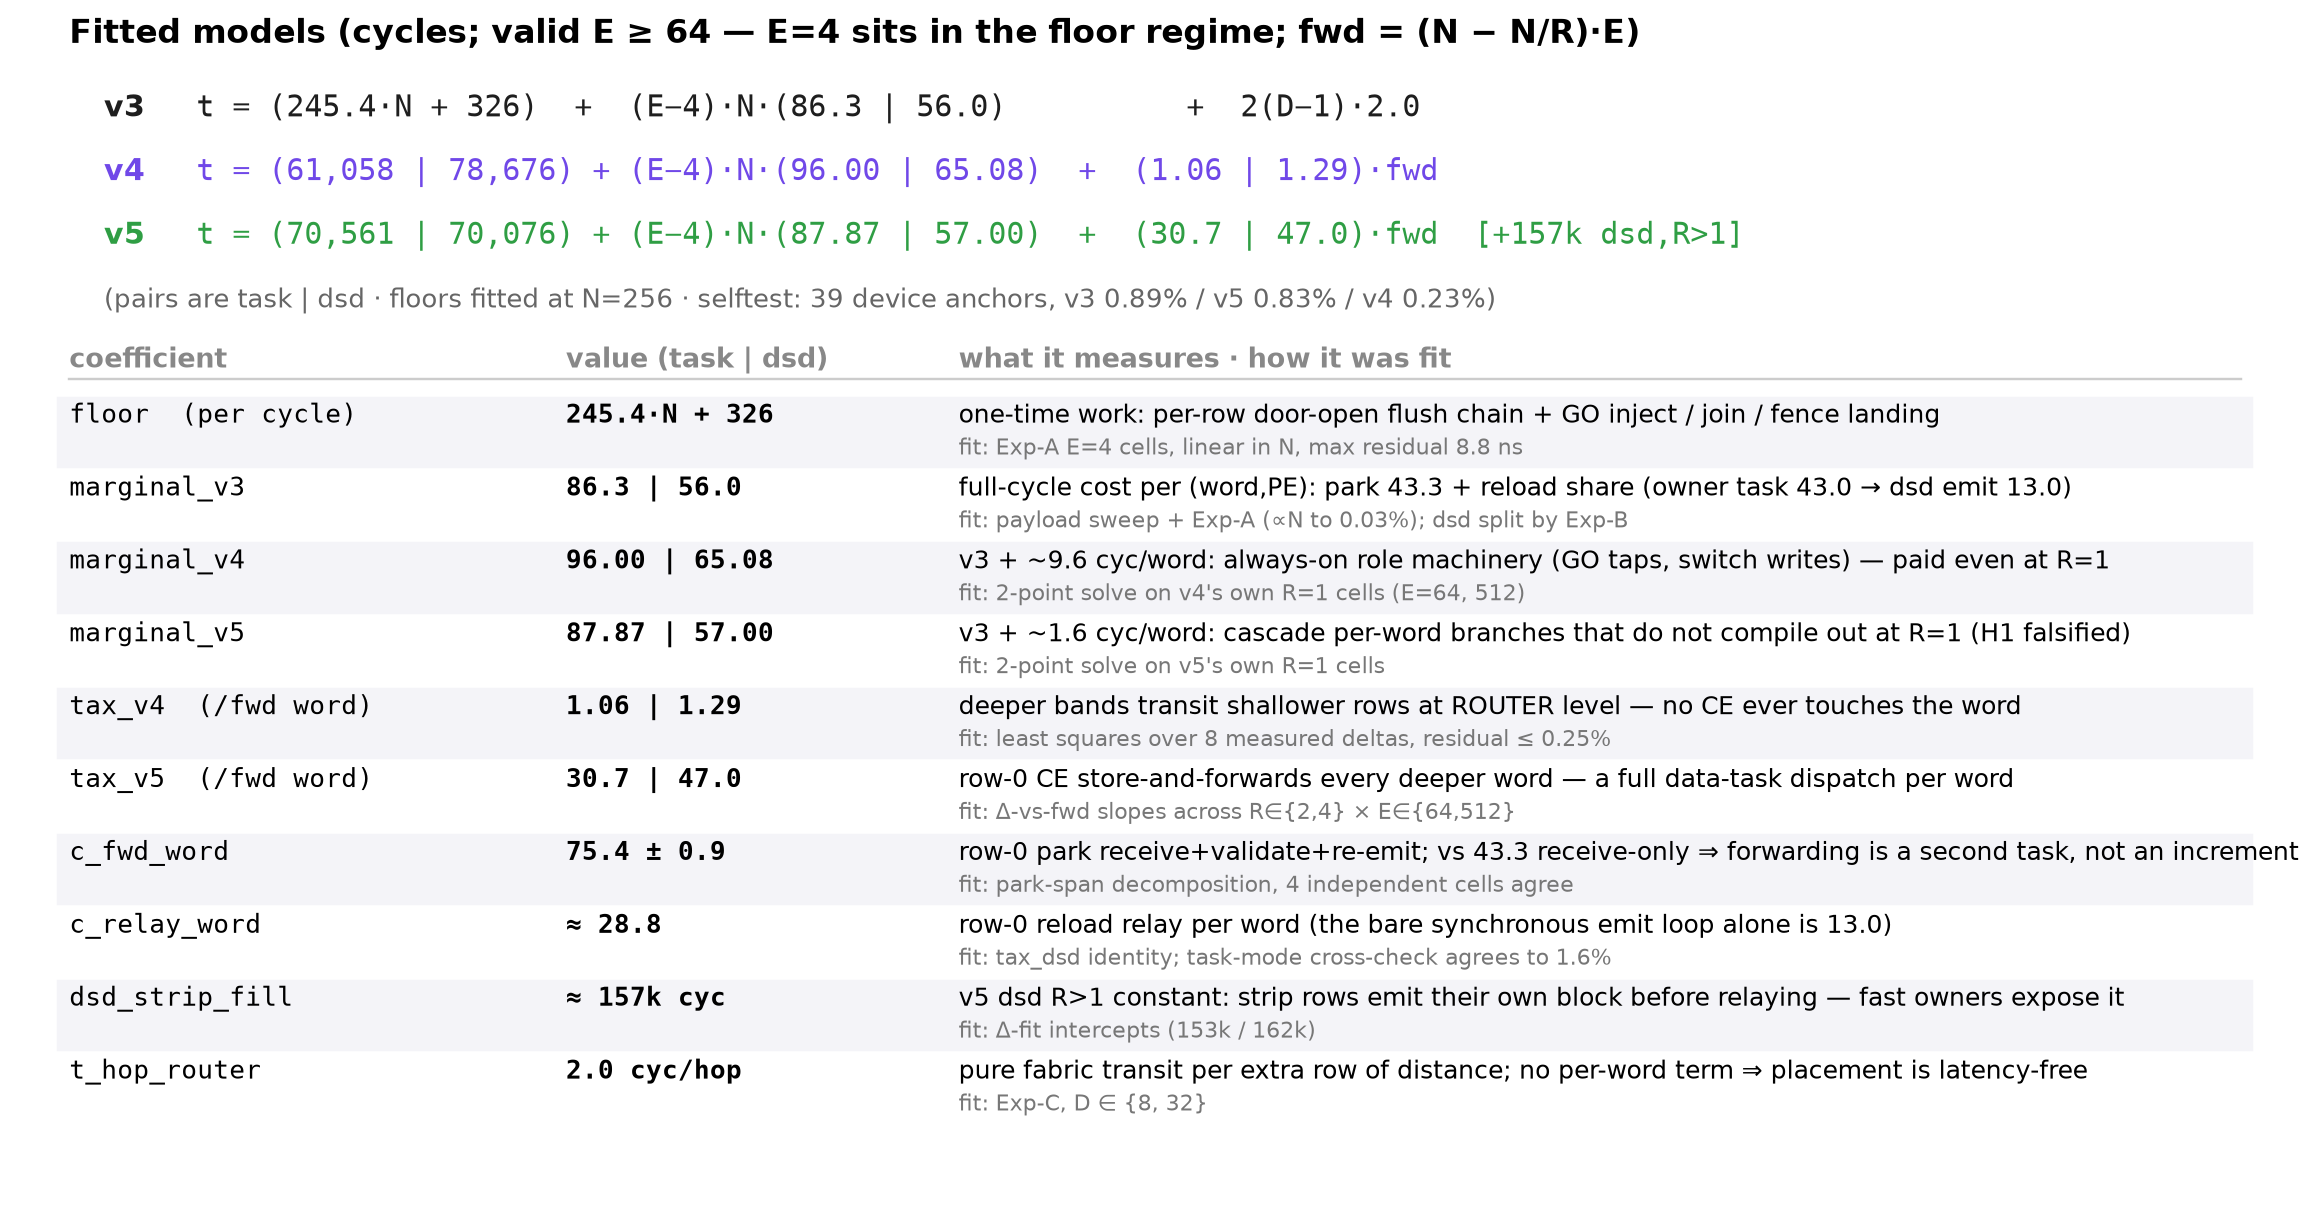

The Python source for this figure:
#!/usr/bin/env python3
"""Slide-6 model panel: the three fitted equations + every coefficient,
value (task/dsd), meaning, and fit provenance. Internal-discussion style:
no hero numbers, dense but readable."""
import matplotlib
matplotlib.use("Agg")
import matplotlib.pyplot as plt

fig = plt.figure(figsize=(13.2, 7.0))
ax = fig.add_axes([0, 0, 1, 1]); ax.axis("off")
ax.set_xlim(0, 1); ax.set_ylim(0, 1); ax.set_autoscale_on(False)
MONO = {"family": "DejaVu Sans Mono"}

# ---- equations block
ax.text(0.03, 0.965, "Fitted models (cycles; valid E ≥ 64 — E=4 sits in the floor regime; fwd = (N − N/R)·E)",
        fontsize=13.5, fontweight="bold")
eqs = [
    ("v3", "t = (245.4·N + 326)  +  (E−4)·N·(86.3 | 56.0)          +  2(D−1)·2.0", "#1e1e1e"),
    ("v4", "t = (61,058 | 78,676) + (E−4)·N·(96.00 | 65.08)  +  (1.06 | 1.29)·fwd", "#7048e8"),
    ("v5", "t = (70,561 | 70,076) + (E−4)·N·(87.87 | 57.00)  +  (30.7 | 47.0)·fwd  [+157k dsd,R>1]", "#2f9e44"),
]
for i, (tag, eq, col) in enumerate(eqs):
    y = 0.905 - i * 0.052
    ax.text(0.045, y, tag, fontsize=12.5, fontweight="bold", color=col)
    ax.text(0.085, y, eq, fontsize=12.5, color=col, **MONO)
ax.text(0.045, 0.905 - 3 * 0.052, "(pairs are task | dsd · floors fitted at N=256 · selftest: 39 device anchors, v3 0.89% / v5 0.83% / v4 0.23%)",
        fontsize=10.5, color="#666666")

# ---- coefficient table (3 columns; meaning + gray fit note)
rows = [
    ("floor  (per cycle)", "245.4\u00b7N + 326", "one-time work: per-row door-open flush chain + GO inject / join / fence landing",
     "fit: Exp-A E=4 cells, linear in N, max residual 8.8 ns"),
    ("marginal_v3", "86.3 | 56.0", "full-cycle cost per (word,PE): park 43.3 + reload share (owner task 43.0 \u2192 dsd emit 13.0)",
     "fit: payload sweep + Exp-A (\u221dN to 0.03%); dsd split by Exp-B"),
    ("marginal_v4", "96.00 | 65.08", "v3 + ~9.6 cyc/word: always-on role machinery (GO taps, switch writes) \u2014 paid even at R=1",
     "fit: 2-point solve on v4's own R=1 cells (E=64, 512)"),
    ("marginal_v5", "87.87 | 57.00", "v3 + ~1.6 cyc/word: cascade per-word branches that do not compile out at R=1 (H1 falsified)",
     "fit: 2-point solve on v5's own R=1 cells"),
    ("tax_v4  (/fwd word)", "1.06 | 1.29", "deeper bands transit shallower rows at ROUTER level \u2014 no CE ever touches the word",
     "fit: least squares over 8 measured deltas, residual \u2264 0.25%"),
    ("tax_v5  (/fwd word)", "30.7 | 47.0", "row-0 CE store-and-forwards every deeper word \u2014 a full data-task dispatch per word",
     "fit: \u0394-vs-fwd slopes across R\u2208{2,4} \u00d7 E\u2208{64,512}"),
    ("c_fwd_word", "75.4 \u00b1 0.9", "row-0 park receive+validate+re-emit; vs 43.3 receive-only \u21d2 forwarding is a second task, not an increment",
     "fit: park-span decomposition, 4 independent cells agree"),
    ("c_relay_word", "\u2248 28.8", "row-0 reload relay per word (the bare synchronous emit loop alone is 13.0)",
     "fit: tax_dsd identity; task-mode cross-check agrees to 1.6%"),
    ("dsd_strip_fill", "\u2248 157k cyc", "v5 dsd R>1 constant: strip rows emit their own block before relaying \u2014 fast owners expose it",
     "fit: \u0394-fit intercepts (153k / 162k)"),
    ("t_hop_router", "2.0 cyc/hop", "pure fabric transit per extra row of distance; no per-word term \u21d2 placement is latency-free",
     "fit: Exp-C, D \u2208 {8, 32}"),
]
y0, dy = 0.655, 0.0595
ax.text(0.03, y0 + 0.045, "coefficient", fontsize=11, fontweight="bold", color="#888888")
ax.text(0.245, y0 + 0.045, "value (task | dsd)", fontsize=11, fontweight="bold", color="#888888")
ax.text(0.415, y0 + 0.045, "what it measures \u00b7 how it was fit", fontsize=11, fontweight="bold", color="#888888")
ax.plot([0.03, 0.97], [y0 + 0.036] * 2, color="#cccccc", lw=1, transform=ax.transAxes)
for i, (name, val, meaning, fit) in enumerate(rows):
    y = y0 - i * dy
    if i % 2 == 0:
        ax.add_patch(plt.Rectangle((0.025, y - 0.036), 0.95, dy - 0.003,
                     transform=ax.transAxes, color="#f4f4f8", zorder=0))
    ax.text(0.03, y, name, fontsize=10.6, **MONO)
    ax.text(0.245, y, val, fontsize=10.6, fontweight="bold", **MONO)
    ax.text(0.415, y, meaning, fontsize=10.2)
    ax.text(0.415, y - 0.026, fit, fontsize=9.0, color="#777777")
fig.savefig(__file__.rsplit("/", 1)[0] + "/fig_model_panel.png", dpi=175)
print("model panel written")
